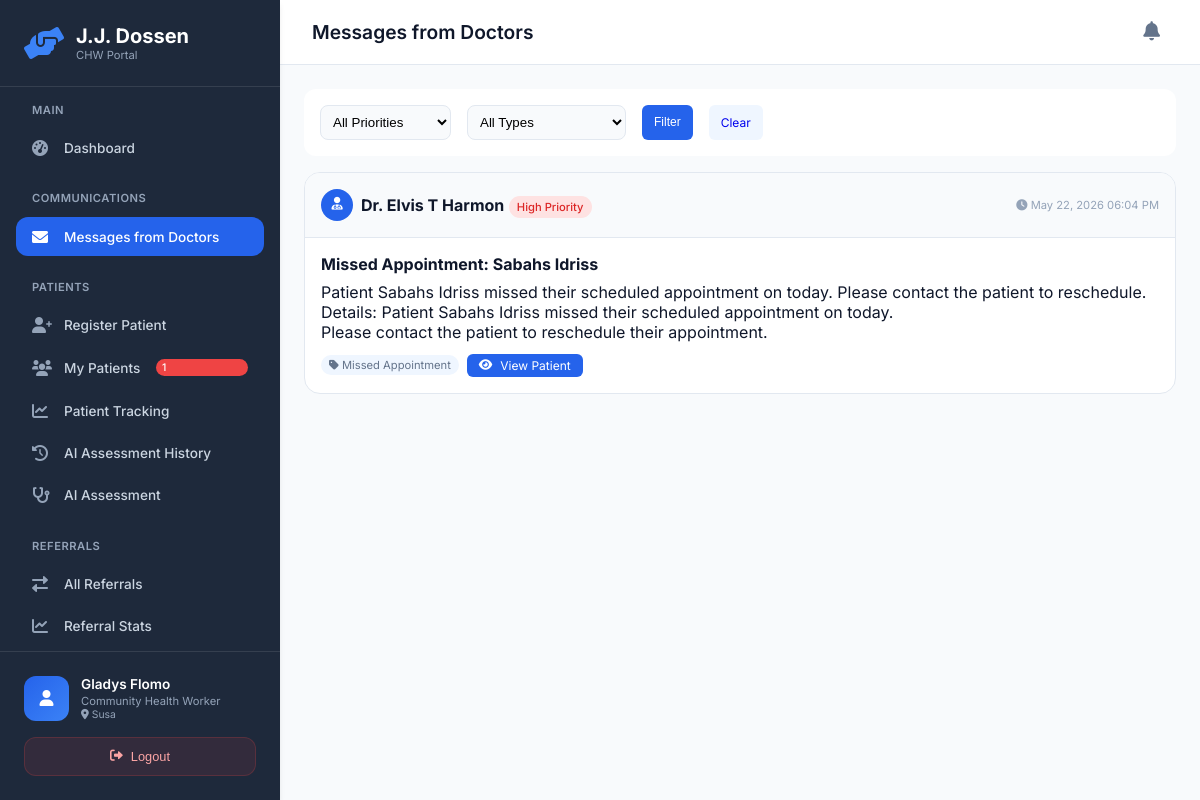
/chw/communications/ (signed in), run on the app's committed database.
### user_management/models.py (models this page shows, shortened)
class UserProfile(models.Model):
    USER_TYPES = (
        ('doctor', 'Doctor'),
        ('chw', 'Community Health Worker'),
    )
    STATUS_CHOICES = (
        ('pending', 'Pending Activation'),
        ('active', 'Active'),
        ('inactive', 'Inactive'),
        ('suspended', 'Suspended'),
    )
    GENDER_CHOICES = (
        ('M', 'Male'),
        ('F', 'Female'),
        ('O', 'Other'),
    )
    HOSPITAL_CHOICES = (
        ('jj_dossen', 'J.J. Dossen Memorial Hospital'),
        ('other', 'Other'),
    )
    SPECIALIZATION_CHOICES = (
        ('general_practice', 'General Practice'),
        ('cardiology', 'Cardiology'),
        ('pediatrics', 'Pediatrics'),
        ('gynecology', 'Gynecology & Obstetrics'),
        ('ophthalmology', 'Ophthalmology (Eyes)'),
        ('orthopedics', 'Orthopedics'),
        ('neurology', 'Neurology'),
        ('dermatology', 'Dermatology'),
        ('psychiatry', 'Psychiatry'),
        ('radiology', 'Radiology'),
        ('surgery', 'Surgery'),
        ('anesthesiology', 'Anesthesiology'),
        ('emergency_medicine', 'Emergency Medicine'),
        ('internal_medicine', 'Internal Medicine'),
        ('family_medicine', 'Family Medicine'),
        ('dentistry', 'Dentistry'),
        ('ent', 'Ear, Nose & Throat (ENT)'),
        ('urology', 'Urology'),
        ('nephrology', 'Nephrology'),
        ('endocrinology', 'Endocrinology'),
        ('pulmonology', 'Pulmonology'),
        ('rheumatology', 'Rheumatology'),
        ('infectious_disease', 'Infectious Disease'),
        ('oncology', 'Oncology'),
        ('hematology', 'Hematology'),
        ('other', 'Other (Specify)'),
    )
    AVAILABILITY_CHOICES = (
        ('available', 'Available'),
        ('busy', 'Busy'),
        ('on_leave', 'On Leave'),
        ('off_duty', 'Off Duty'),
    )
    user = models.OneToOneField(User, on_delete=models.CASCADE, related_name='profile')
    user_type = models.CharField(max_length=20, choices=USER_TYPES, default='chw')
    status = models.CharField(max_length=20, choices=STATUS_CHOICES, default='pending')
    chw_id = models.CharField(max_length=20, blank=True, unique=True, null=True)
    doctor_id = models.CharField(max_length=20, blank=True, unique=True, null=True)
    first_name = models.CharField(max_length=100, blank=True)
    last_name = models.CharField(max_length=100, blank=True)
    gender = models.CharField(max_length=1, choices=GENDER_CHOICES, blank=True)
    phone_number = models.CharField(max_length=15, blank=True)
    email = models.EmailField(blank=True)
    home_address = models.TextField(blank=True)
    hospital_name = models.CharField(max_length=100, choices=HOSPITAL_CHOICES, default='jj_dossen')
    hospital_id = models.CharField(max_length=20, blank=True)
    department = models.CharField(max_length=100, blank=True)
    specialization = models.CharField(max_length=100, choices=SPECIALIZATION_CHOICES, blank=True)
    custom_specialization = models.CharField(max_length=100, blank=True, help_text="Enter custom specialization if 'Other' is selected")
    assigned_village = models.CharField(max_length=100, blank=True)
    license_number = models.CharField(max_length=50, blank=True, null=True, help_text="Medical license number")
    years_of_experience = models.IntegerField(default=0)
    availability_status = models.CharField(max_length=20, choices=AVAILABILITY_CHOICES, default='available')
    success_rate = models.DecimalField(max_digits=5, decimal_places=2, default=0.00)
    avg_response_time = models.IntegerField(default=0)
    patient_rating = models.DecimalField(max_digits=3, decimal_places=2, default=0.00)
    consultation_capacity = models.IntegerField(default=20)
    activation_token = models.CharField(max_length=100, blank=True, null=True)
    created_at = models.DateTimeField(auto_now_add=True)
    activated_at = models.DateTimeField(null=True, blank=True)
    last_login_ip = models.GenericIPAddressField(blank=True, null=True)
    last_activity = models.DateTimeField(null=True, blank=True)
    can_create_patients = models.BooleanField(default=True)
    can_edit_patients = models.BooleanField(default=True)
    can_delete_patients = models.BooleanField(default=False)
    can_create_referrals = models.BooleanField(default=True)
    can_edit_referrals = models.BooleanField(default=True)
    can_view_reports = models.BooleanField(default=False)
    can_manage_users = models.BooleanField(default=False)
    class Meta:
        db_table = 'user_profiles'
        ordering = ['-created_at']
        verbose_name = 'User Profile'
        verbose_name_plural = 'User Profiles'

### referrals/models.py (models this page shows, shortened)
class PatientCommunication(models.Model):
    COMMUNICATION_TYPES = (
        ('missed_appointment', 'Missed Appointment'),
        ('treatment_update', 'Treatment Update'),
        ('medication_issue', 'Medication Issue'),
        ('follow_up_needed', 'Follow-up Needed'),
        ('emergency_alert', 'Emergency Alert'),
        ('general', 'General Message'),
    )
    PRIORITY_CHOICES = (
        ('high', 'High Priority'),
        ('medium', 'Medium Priority'),
        ('low', 'Low Priority'),
    )
    referral = models.ForeignKey(Referral, on_delete=models.CASCADE, related_name='communications')
    from_user = models.ForeignKey(User, on_delete=models.CASCADE, related_name='sent_communications')
    to_user = models.ForeignKey(User, on_delete=models.CASCADE, related_name='received_communications')
    communication_type = models.CharField(max_length=50, choices=COMMUNICATION_TYPES)
    priority = models.CharField(max_length=20, choices=PRIORITY_CHOICES, default='medium')
    subject = models.CharField(max_length=200)
    message = models.TextField()
    is_read = models.BooleanField(default=False)
    read_at = models.DateTimeField(null=True, blank=True)
    requires_action = models.BooleanField(default=False)
    action_taken = models.BooleanField(default=False)
    created_at = models.DateTimeField(auto_now_add=True)
    class Meta:
        ordering = ['-created_at']

### chw/views.py (the view)
# urls.py: path('communications/', views.chw_communications, name='chw_communications'),
@login_required
def chw_communications(request):
    if not hasattr(request.user, 'profile') or request.user.profile.user_type != 'chw':
        messages.error(request, 'Access denied.')
        return redirect('login')
    communications = PatientCommunication.objects.filter(
        to_user=request.user
    ).select_related('referral', 'from_user').order_by('-created_at')
    priority_filter = request.GET.get('priority', '')
    if priority_filter:
        communications = communications.filter(priority=priority_filter)
    type_filter = request.GET.get('type', '')
    if type_filter:
        communications = communications.filter(communication_type=type_filter)
    unread_count = communications.filter(is_read=False).count()
    context = {
        'communications': communications,
        'unread_count': unread_count,
        'priority_filter': priority_filter,
        'type_filter': type_filter,
    }
    return render(request, 'chw/communications.html', context)

### templates/chw/communications.html (shortened to what this page needs)
{% extends 'chw/dashboard/base.html' %} {% load static %} {% block title %}Messages from Doctors | J.J. Dossen{% endblock %} {% block page_title %}Messages from Doctors{% endblock %}  {% block content %}
<div class="filter-bar">
    <form method="get" style="display: flex; gap: 1rem; flex-wrap: wrap; width: 100%;">
        <select name="priority">
            <option value="">All Priorities</option>
        </select>
        <select name="type">
            <option value="">All Types</option>
        </select>
        <button type="submit" class="btn-sm btn-primary" style="background: var(--primary);">Filter</button>
        <a href="{% url 'chw:chw_communications' %}" class="btn-sm" style="background: var(--hover-bg); text-decoration: none;">Clear</a>
    </form>
</div>
{% if communications %} {% for comm in communications %}
<div class="comm-card {% if not comm.is_read %}unread{% endif %}" data-comm-id="{{ comm.id }}">
    <div class="comm-header">
        <div class="doctor-info">
            <div class="doctor-avatar">
                <i class="fas fa-user-md"></i>
            </div>
            <div>
                <strong>Dr. {{ comm.from_user.get_full_name }}</strong>
                <span class="priority-{{ comm.priority }}">{{ comm.get_priority_display }}</span>
            </div>
        </div>
        <div style="font-size: 0.7rem; color: var(--text-muted);">
            <i class="fas fa-clock"></i> {{ comm.created_at|date:"M d, Y h:i A" }}
        </div>
    </div>
    <div class="comm-body">
        <h4 style="margin-bottom: 0.5rem;">{{ comm.subject }}</h4>
        <p style="margin: 0.5rem 0; line-height: 1.5;">{{ comm.message|linebreaks }}</p>
        <div style="margin-top: 0.75rem; display: flex; gap: 0.5rem; flex-wrap: wrap; align-items: center;">
            <span class="comm-type">
                    <i class="fas fa-tag"></i> {{ comm.get_communication_type_display }}
                </span>
            <a href="{% url 'chw:patient_tracking' comm.referral.patient.id %}" class="btn-sm btn-primary" style="background: var(--primary); text-decoration: none;">
                <i class="fas fa-eye"></i> View Patient
            </a>
        </div>
    </div>
</div>
{% endfor %} {% endif %}
{% endblock %}

### templates/chw/dashboard/base.html (shortened to what this page needs)
{% load static %}
<!DOCTYPE html>
<html lang="en">
<head>
    <link rel="stylesheet" href="https://cdnjs.cloudflare.com/ajax/libs/font-awesome/6.0.0/css/all.min.css">
</head>
<body>
    <aside class="sidebar" id="sidebar">
        <div class="sidebar-header">
            <a href="{% url 'chw:dashboard' %}" class="logo">
                <i class="fas fa-hands-helping"></i>
                <div>
                    <h2>J.J. Dossen</h2>
                    <p>CHW Portal</p>
                </div>
            </a>
        </div>
        <div class="sidebar-nav">
            <div class="nav-section">
                <div class="nav-section-title">Main</div>
                <ul class="nav-list">
                    <li class="nav-item">
                        <a href="{% url 'chw:dashboard' %}" class="nav-link">
                            <i class="fas fa-tachometer-alt"></i>
                            <span>Dashboard</span>
                        </a>
                    </li>
                </ul>
            </div>
            <div class="nav-section">
                <div class="nav-section-title">Communications</div>
                <ul class="nav-list">
                    <li class="nav-item">
                        <a href="{% url 'chw:chw_communications' %}" class="nav-link" id="communicationsLink">
                            <i class="fas fa-envelope"></i>
                            <span>Messages from Doctors</span>
                        </a>
                    </li>
                </ul>
            </div>
            <div class="nav-section">
                <div class="nav-section-title">Patients</div>
                <ul class="nav-list">
                    <li class="nav-item">
                        <a href="{% url 'patients:register_patient' %}" class="nav-link">
                            <i class="fas fa-user-plus"></i>
                            <span>Register Patient</span>
                        </a>
                    </li>
                    <li class="nav-item">
                        <a href="{% url 'patients:all_patients' %}" class="nav-link">
                            <i class="fas fa-users"></i>
                            <span>My Patients</span>
                            <span class="badge">{{ total_patients_count|default:"0" }}</span>
                        </a>
                    </li>
                    <li class="nav-item">
                        <a href="#" class="nav-link" id="patientTrackingLink">
                            <i class="fas fa-chart-line"></i>
                            <span>Patient Tracking</span>
                        </a>
                    </li>
                    <li class="nav-item">
                        <a href="#" class="nav-link" id="aiAssessmentListLink">
                            <i class="fas fa-history"></i>
                            <span>AI Assessment History</span>
                        </a>
                    </li>
                    <li class="nav-item">
                        <a href="#" class="nav-link" id="aiAssessmentSidebarLink">
                            <i class="fas fa-stethoscope"></i>
                            <span>AI Assessment</span>
                        </a>
                    </li>
                </ul>
            </div>
            <div class="nav-section">
                <div class="nav-section-title">Referrals</div>
                <ul class="nav-list">
                    <li class="nav-item">
                        <a href="{% url 'referrals:referral_list' %}" class="nav-link">
                            <i class="fas fa-exchange-alt"></i>
                            <span>All Referrals</span>
                        </a>
                    </li>
                    <li class="nav-item">
                        <a href="{% url 'referrals:referral_stats' %}" class="nav-link">
                            <i class="fas fa-chart-line"></i>
                            <span>Referral Stats</span>
                        </a>
                    </li>
                </ul>
            </div>
        </div>
        <div class="sidebar-footer">
            <div class="user-info">
                <div class="user-avatar">
                    <i class="fas fa-user"></i>
                </div>
                <div class="user-details">
                    <div class="user-name">{{ user.get_full_name|default:user.username }}</div>
                    <div class="user-role">Community Health Worker</div>
                    <div class="user-role" style="font-size: 0.65rem;">
                        <i class="fas fa-map-marker-alt"></i> {{ user.profile.assigned_village|default:"Village" }}
                    </div>
                </div>
            </div>
            <form method="post" action="{% url 'logout' %}">
                <button type="submit" class="logout-btn">
                    <i class="fas fa-sign-out-alt"></i>
                    Logout
                </button>
            </form>
        </div>
    </aside>
    <main class="main-content">
        <div class="top-header">
            <div class="header-left">
                <h1 class="page-title">{% block page_title %}CHW Dashboard{% endblock %}</h1>
            </div>
            <div class="header-right">
                <div class="notification-dropdown">
                    <button class="notification-btn" id="notificationBtn">
                        <i class="fas fa-bell"></i>
                    </button>
                </div>
            </div>
        </div>
        <div class="content-area">
            {% block content %} {% endblock %}
        </div>
    </main>
</body>
</html>

### data on the page
PatientCommunication: from_user.get_full_name "Elvis T Harmon", priority "High Priority", created_at "May 22, 2026 06:04 PM", subject "Missed Appointment: Sabahs Idriss", message "Patient Sabahs Idriss missed their scheduled appointment on today. Please contact the patient to reschedule. Details: Patient Sabahs Idriss missed their scheduled appointment on today. Please contact the patient to reschedule their appointment.", communication_type "Missed Appointment"

### other printed values
{{ total_patients_count|default:"0" }} "1"
{{ user.get_full_name|default:user.username }} "Gladys Flomo"
{{ user.profile.assigned_village|default:"Village" }} "Susa"
